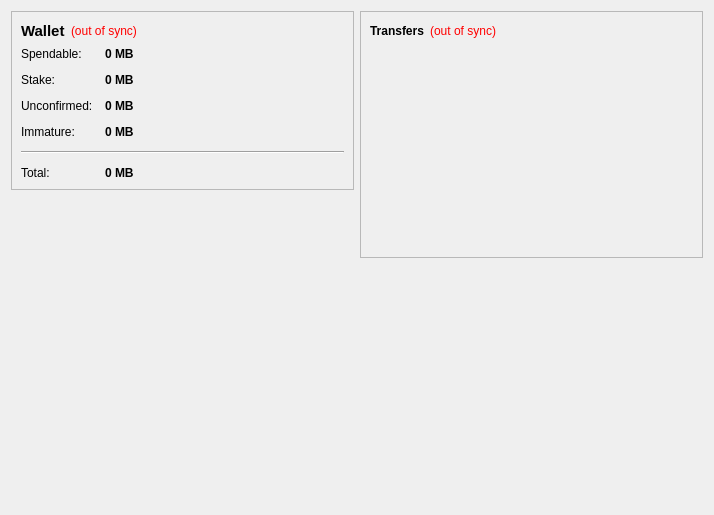
<?xml version="1.0" encoding="UTF-8"?>
<ui version="4.0">
 <class>OverviewPage</class>
 <widget class="QWidget" name="OverviewPage">
  <property name="geometry">
   <rect>
    <x>0</x>
    <y>0</y>
    <width>714</width>
    <height>515</height>
   </rect>
  </property>
  <property name="windowTitle">
   <string>Form</string>
  </property>
  <layout class="QHBoxLayout" name="horizontalLayout" stretch="1,1">
   <item>
    <layout class="QVBoxLayout" name="verticalLayout_2">
     <item>
      <widget class="QFrame" name="frame">
       <property name="frameShape">
        <enum>QFrame::StyledPanel</enum>
       </property>
       <property name="frameShadow">
        <enum>QFrame::Raised</enum>
       </property>
       <layout class="QVBoxLayout" name="verticalLayout_4">
        <item>
         <layout class="QHBoxLayout" name="horizontalLayout_4">
          <item>
           <widget class="QLabel" name="label_5">
            <property name="font">
             <font>
              <pointsize>11</pointsize>
              <weight>75</weight>
              <bold>true</bold>
             </font>
            </property>
            <property name="text">
             <string>Wallet</string>
            </property>
           </widget>
          </item>
          <item>
           <widget class="QLabel" name="labelWalletStatus">
            <property name="toolTip">
             <string>The displayed information may be out of date. Your wallet automatically synchronizes with the HOST network after a connection is established, but this process has not completed yet.</string>
            </property>
            <property name="styleSheet">
             <string notr="true">QLabel { color: red; }</string>
            </property>
            <property name="text">
             <string notr="true">(out of sync)</string>
            </property>
            <property name="alignment">
             <set>Qt::AlignLeading|Qt::AlignLeft|Qt::AlignVCenter</set>
            </property>
           </widget>
          </item>
          <item>
           <spacer name="horizontalSpacer_2">
            <property name="orientation">
             <enum>Qt::Horizontal</enum>
            </property>
            <property name="sizeHint" stdset="0">
             <size>
              <width>40</width>
              <height>20</height>
             </size>
            </property>
           </spacer>
          </item>
         </layout>
        </item>
        <item>
         <layout class="QFormLayout" name="formLayout_2">
          <property name="fieldGrowthPolicy">
           <enum>QFormLayout::AllNonFixedFieldsGrow</enum>
          </property>
          <property name="horizontalSpacing">
           <number>12</number>
          </property>
          <property name="verticalSpacing">
           <number>12</number>
          </property>
          <item row="0" column="0">
           <widget class="QLabel" name="label">
            <property name="text">
             <string>Spendable:</string>
            </property>
           </widget>
          </item>
          <item row="0" column="1">
           <widget class="QLabel" name="labelBalance">
            <property name="font">
             <font>
              <weight>75</weight>
              <bold>true</bold>
             </font>
            </property>
            <property name="cursor">
             <cursorShape>IBeamCursor</cursorShape>
            </property>
            <property name="toolTip">
             <string>Your current spendable balance</string>
            </property>
            <property name="text">
             <string notr="true">0 MB</string>
            </property>
            <property name="textInteractionFlags">
             <set>Qt::LinksAccessibleByMouse|Qt::TextSelectableByKeyboard|Qt::TextSelectableByMouse</set>
            </property>
           </widget>
          </item>
          <item row="1" column="0">
           <widget class="QLabel" name="label_6">
            <property name="text">
             <string>Stake:</string>
            </property>
           </widget>
          </item>
          <item row="1" column="1">
           <widget class="QLabel" name="labelStake">
            <property name="font">
             <font>
              <weight>75</weight>
              <bold>true</bold>
             </font>
            </property>
            <property name="cursor">
             <cursorShape>IBeamCursor</cursorShape>
            </property>
            <property name="toolTip">
             <string>Total of coins that was staked, and do not yet count toward the current balance</string>
            </property>
            <property name="text">
             <string notr="true">0 MB</string>
            </property>
            <property name="textInteractionFlags">
             <set>Qt::LinksAccessibleByMouse|Qt::TextSelectableByKeyboard|Qt::TextSelectableByMouse</set>
            </property>
           </widget>
          </item>
          <item row="2" column="0">
           <widget class="QLabel" name="label_3">
            <property name="text">
             <string>Unconfirmed:</string>
            </property>
           </widget>
          </item>
          <item row="2" column="1">
           <widget class="QLabel" name="labelUnconfirmed">
            <property name="font">
             <font>
              <weight>75</weight>
              <bold>true</bold>
             </font>
            </property>
            <property name="cursor">
             <cursorShape>IBeamCursor</cursorShape>
            </property>
            <property name="toolTip">
             <string>Total of transactions that have yet to be confirmed, and do not yet count toward the current balance</string>
            </property>
            <property name="text">
             <string notr="true">0 MB</string>
            </property>
            <property name="textInteractionFlags">
             <set>Qt::LinksAccessibleByMouse|Qt::TextSelectableByKeyboard|Qt::TextSelectableByMouse</set>
            </property>
           </widget>
          </item>
          <item row="3" column="0">
           <widget class="QLabel" name="labelImmatureText">
            <property name="text">
             <string>Immature:</string>
            </property>
           </widget>
          </item>
          <item row="3" column="1">
           <widget class="QLabel" name="labelImmature">
            <property name="font">
             <font>
              <weight>75</weight>
              <bold>true</bold>
             </font>
            </property>
            <property name="toolTip">
             <string>Mined balance that has not yet matured</string>
            </property>
            <property name="text">
             <string notr="true">0 MB</string>
            </property>
            <property name="textInteractionFlags">
             <set>Qt::LinksAccessibleByMouse|Qt::TextSelectableByKeyboard|Qt::TextSelectableByMouse</set>
            </property>
           </widget>
          </item>
          <item row="4" column="0" colspan="2">
           <widget class="Line" name="line">
            <property name="orientation">
             <enum>Qt::Horizontal</enum>
            </property>
           </widget>
          </item>
          <item row="5" column="0">
           <widget class="QLabel" name="labelTotalText">
            <property name="text">
             <string>Total:</string>
            </property>
           </widget>
          </item>
          <item row="5" column="1">
           <widget class="QLabel" name="labelTotal">
            <property name="font">
             <font>
              <weight>75</weight>
              <bold>true</bold>
             </font>
            </property>
            <property name="cursor">
             <cursorShape>IBeamCursor</cursorShape>
            </property>
            <property name="toolTip">
             <string>Your current total balance</string>
            </property>
            <property name="text">
             <string notr="true">0 MB</string>
            </property>
            <property name="textInteractionFlags">
             <set>Qt::LinksAccessibleByMouse|Qt::TextSelectableByKeyboard|Qt::TextSelectableByMouse</set>
            </property>
           </widget>
          </item>
         </layout>
        </item>
       </layout>
      </widget>
     </item>
     <item>
      <spacer name="verticalSpacer">
       <property name="orientation">
        <enum>Qt::Vertical</enum>
       </property>
       <property name="sizeHint" stdset="0">
        <size>
         <width>20</width>
         <height>40</height>
        </size>
       </property>
      </spacer>
     </item>
     <item alignment="Qt::AlignHCenter|Qt::AlignVCenter">
      <widget class="QLabel" name="label_wallet_logo">
       <property name="text">
        <string/>
       </property>
       <property name="pixmap">
        <pixmap resource="../bitcoin.qrc">:/images/wallet_logo</pixmap>
       </property>
      </widget>
     </item>
     <item>
      <spacer name="verticalSpacer">
       <property name="orientation">
        <enum>Qt::Vertical</enum>
       </property>
       <property name="sizeHint" stdset="0">
        <size>
         <width>20</width>
         <height>40</height>
        </size>
       </property>
      </spacer>
     </item>
    </layout>
   </item>
   <item>
    <layout class="QVBoxLayout" name="verticalLayout_3">
     <item>
      <widget class="QFrame" name="frame_2">
       <property name="frameShape">
        <enum>QFrame::StyledPanel</enum>
       </property>
       <property name="frameShadow">
        <enum>QFrame::Raised</enum>
       </property>
       <layout class="QVBoxLayout" name="verticalLayout">
        <item>
         <layout class="QHBoxLayout" name="horizontalLayout_2">
          <item>
           <widget class="QLabel" name="label_4">
            <property name="text">
             <string>&lt;b&gt;Transfers&lt;/b&gt;</string>
            </property>
           </widget>
          </item>
          <item>
           <widget class="QLabel" name="labelTransactionsStatus">
            <property name="toolTip">
             <string>The displayed information may be out of date. Your wallet automatically synchronizes with the HOST network after a connection is established, but this process has not completed yet.</string>
            </property>
            <property name="styleSheet">
             <string notr="true">QLabel { color: red; }</string>
            </property>
            <property name="text">
             <string notr="true">(out of sync)</string>
            </property>
            <property name="alignment">
             <set>Qt::AlignRight|Qt::AlignTrailing|Qt::AlignVCenter</set>
            </property>
           </widget>
          </item>
          <item>
           <spacer name="horizontalSpacer">
            <property name="orientation">
             <enum>Qt::Horizontal</enum>
            </property>
            <property name="sizeHint" stdset="0">
             <size>
              <width>40</width>
              <height>20</height>
             </size>
            </property>
           </spacer>
          </item>
         </layout>
        </item>
        <item>
         <widget class="QListView" name="listTransactions">
          <property name="styleSheet">
           <string notr="true">QListView { background: transparent; }</string>
          </property>
          <property name="frameShape">
           <enum>QFrame::NoFrame</enum>
          </property>
          <property name="verticalScrollBarPolicy">
           <enum>Qt::ScrollBarAlwaysOff</enum>
          </property>
          <property name="horizontalScrollBarPolicy">
           <enum>Qt::ScrollBarAlwaysOff</enum>
          </property>
          <property name="selectionMode">
           <enum>QAbstractItemView::NoSelection</enum>
          </property>
         </widget>
        </item>
       </layout>
      </widget>
     </item>
     <item>
      <spacer name="verticalSpacer_2">
       <property name="orientation">
        <enum>Qt::Vertical</enum>
       </property>
       <property name="sizeHint" stdset="0">
        <size>
         <width>20</width>
         <height>40</height>
        </size>
       </property>
      </spacer>
     </item>
    </layout>
   </item>
  </layout>
 </widget>
 <resources>
  <include location="../bitcoin.qrc"/>
 </resources>
 <connections/>
</ui>
